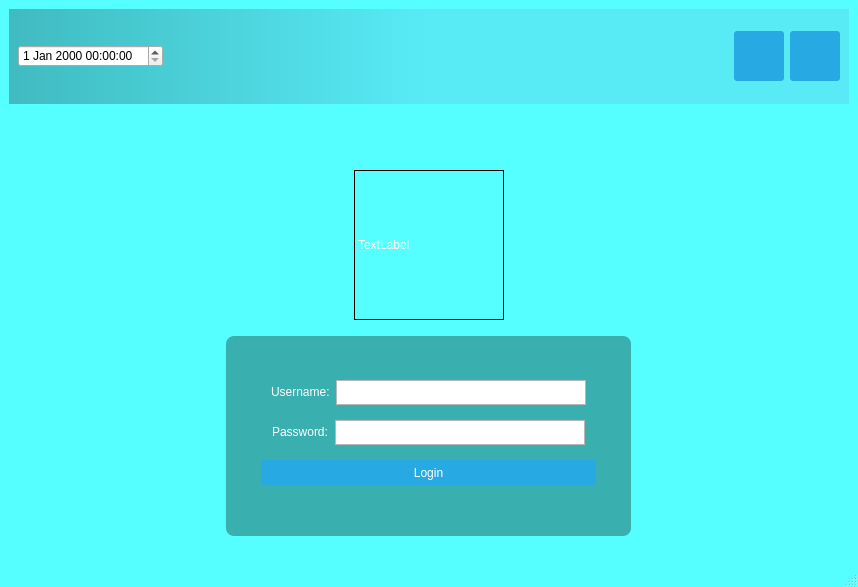
<?xml version="1.0" encoding="UTF-8"?>
<ui version="4.0">
 <class>MainWindow</class>
 <widget class="QMainWindow" name="MainWindow">
  <property name="windowModality">
   <enum>Qt::NonModal</enum>
  </property>
  <property name="geometry">
   <rect>
    <x>0</x>
    <y>0</y>
    <width>858</width>
    <height>587</height>
   </rect>
  </property>
  <property name="windowTitle">
   <string>MainWindow</string>
  </property>
  <property name="styleSheet">
   <string notr="true">#loginForm 
{
	background: rgba(0, 0, 0, 80);
	border-radius: 8px;
}

#MainWindow
{
	background: green; 
	background-color: rgb(85, 255, 255);
}

#topPanel 
{
	background-color: qlineargradient(spread:pad, x1:0.5, y1:0, x2:0, y2:0, stop:0 rgba(91, 204, 233, 100), stop:1 rgba(32, 80, 96, 100));
}

QLabel 
{
	color: white;
}

QLineEdit
{
	border-radius: 3px;
}

QPushButton
{
	color: white;
	background-color: #27a9e3;
	border-witdh: 0px;
	border-radius: 3px;
}

QPushButton:hover {background-color: #66c011;}
</string>
  </property>
  <widget class="QWidget" name="centralwidget">
   <layout class="QVBoxLayout" name="verticalLayout">
    <item>
     <widget class="QWidget" name="topPanel" native="true">
      <property name="sizePolicy">
       <sizepolicy hsizetype="Expanding" vsizetype="Expanding">
        <horstretch>0</horstretch>
        <verstretch>0</verstretch>
       </sizepolicy>
      </property>
      <property name="styleSheet">
       <string notr="true">font: 11pt &quot;Verdana&quot;;

</string>
      </property>
      <layout class="QHBoxLayout" name="horizontalLayout">
       <item>
        <widget class="QDateTimeEdit" name="dateTimeEdit"/>
       </item>
       <item>
        <spacer name="horizontalSpacer">
         <property name="orientation">
          <enum>Qt::Horizontal</enum>
         </property>
         <property name="sizeHint" stdset="0">
          <size>
           <width>40</width>
           <height>20</height>
          </size>
         </property>
        </spacer>
       </item>
       <item>
        <widget class="QPushButton" name="btnOne">
         <property name="minimumSize">
          <size>
           <width>50</width>
           <height>50</height>
          </size>
         </property>
         <property name="styleSheet">
          <string notr="true">
color: rgb(255, 255, 0);
</string>
         </property>
         <property name="text">
          <string/>
         </property>
        </widget>
       </item>
       <item>
        <widget class="QPushButton" name="btnTwo">
         <property name="minimumSize">
          <size>
           <width>50</width>
           <height>50</height>
          </size>
         </property>
         <property name="text">
          <string/>
         </property>
        </widget>
       </item>
      </layout>
     </widget>
    </item>
    <item>
     <spacer name="verticalSpacer_3">
      <property name="orientation">
       <enum>Qt::Vertical</enum>
      </property>
      <property name="sizeType">
       <enum>QSizePolicy::Fixed</enum>
      </property>
      <property name="sizeHint" stdset="0">
       <size>
        <width>20</width>
        <height>60</height>
       </size>
      </property>
     </spacer>
    </item>
    <item>
     <layout class="QHBoxLayout">
      <item>
       <widget class="QLabel" name="label">
        <property name="sizePolicy">
         <sizepolicy hsizetype="Fixed" vsizetype="Fixed">
          <horstretch>0</horstretch>
          <verstretch>0</verstretch>
         </sizepolicy>
        </property>
        <property name="minimumSize">
         <size>
          <width>150</width>
          <height>150</height>
         </size>
        </property>
        <property name="styleSheet">
         <string notr="true">border: 1px solid;</string>
        </property>
        <property name="text">
         <string>TextLabel</string>
        </property>
       </widget>
      </item>
     </layout>
    </item>
    <item>
     <spacer name="verticalSpacer_4">
      <property name="orientation">
       <enum>Qt::Vertical</enum>
      </property>
      <property name="sizeType">
       <enum>QSizePolicy::Fixed</enum>
      </property>
      <property name="sizeHint" stdset="0">
       <size>
        <width>5</width>
        <height>10</height>
       </size>
      </property>
     </spacer>
    </item>
    <item>
     <layout class="QHBoxLayout" name="horizontalLayout_2">
      <property name="topMargin">
       <number>0</number>
      </property>
      <item>
       <widget class="QWidget" name="loginForm" native="true">
        <property name="sizePolicy">
         <sizepolicy hsizetype="Fixed" vsizetype="Fixed">
          <horstretch>0</horstretch>
          <verstretch>0</verstretch>
         </sizepolicy>
        </property>
        <property name="minimumSize">
         <size>
          <width>350</width>
          <height>200</height>
         </size>
        </property>
        <property name="styleSheet">
         <string notr="true"/>
        </property>
        <layout class="QVBoxLayout" name="verticalLayout_2">
         <property name="leftMargin">
          <number>35</number>
         </property>
         <property name="topMargin">
          <number>35</number>
         </property>
         <property name="rightMargin">
          <number>35</number>
         </property>
         <property name="bottomMargin">
          <number>35</number>
         </property>
         <item>
          <layout class="QHBoxLayout" name="horizontalLayout_4">
           <property name="spacing">
            <number>6</number>
           </property>
           <property name="leftMargin">
            <number>10</number>
           </property>
           <property name="rightMargin">
            <number>10</number>
           </property>
           <item>
            <widget class="QLabel" name="label_3">
             <property name="sizePolicy">
              <sizepolicy hsizetype="Fixed" vsizetype="Fixed">
               <horstretch>0</horstretch>
               <verstretch>0</verstretch>
              </sizepolicy>
             </property>
             <property name="styleSheet">
              <string notr="true">font: 11pt &quot;Verdana&quot;;</string>
             </property>
             <property name="text">
              <string>Username:</string>
             </property>
            </widget>
           </item>
           <item>
            <widget class="QTextEdit" name="txtUsername">
             <property name="sizePolicy">
              <sizepolicy hsizetype="Fixed" vsizetype="Fixed">
               <horstretch>0</horstretch>
               <verstretch>0</verstretch>
              </sizepolicy>
             </property>
             <property name="maximumSize">
              <size>
               <width>250</width>
               <height>25</height>
              </size>
             </property>
             <property name="styleSheet">
              <string notr="true">font: 11pt &quot;Verdana&quot;;</string>
             </property>
             <property name="verticalScrollBarPolicy">
              <enum>Qt::ScrollBarAlwaysOff</enum>
             </property>
            </widget>
           </item>
          </layout>
         </item>
         <item>
          <layout class="QHBoxLayout" name="horizontalLayout_3">
           <property name="leftMargin">
            <number>10</number>
           </property>
           <property name="topMargin">
            <number>0</number>
           </property>
           <property name="rightMargin">
            <number>10</number>
           </property>
           <item>
            <widget class="QLabel" name="label_4">
             <property name="sizePolicy">
              <sizepolicy hsizetype="Fixed" vsizetype="Fixed">
               <horstretch>0</horstretch>
               <verstretch>0</verstretch>
              </sizepolicy>
             </property>
             <property name="styleSheet">
              <string notr="true">font: 11pt &quot;Verdana&quot;;</string>
             </property>
             <property name="text">
              <string>Password:</string>
             </property>
            </widget>
           </item>
           <item>
            <widget class="QTextEdit" name="txtPassword">
             <property name="sizePolicy">
              <sizepolicy hsizetype="Fixed" vsizetype="Fixed">
               <horstretch>0</horstretch>
               <verstretch>0</verstretch>
              </sizepolicy>
             </property>
             <property name="maximumSize">
              <size>
               <width>250</width>
               <height>25</height>
              </size>
             </property>
             <property name="styleSheet">
              <string notr="true">font: 11pt &quot;Verdana&quot;;</string>
             </property>
             <property name="verticalScrollBarPolicy">
              <enum>Qt::ScrollBarAlwaysOff</enum>
             </property>
            </widget>
           </item>
          </layout>
         </item>
         <item>
          <widget class="QPushButton" name="btnLogin">
           <property name="sizePolicy">
            <sizepolicy hsizetype="Minimum" vsizetype="Fixed">
             <horstretch>0</horstretch>
             <verstretch>0</verstretch>
            </sizepolicy>
           </property>
           <property name="minimumSize">
            <size>
             <width>0</width>
             <height>25</height>
            </size>
           </property>
           <property name="text">
            <string>Login</string>
           </property>
          </widget>
         </item>
         <item>
          <spacer name="verticalSpacer_2">
           <property name="orientation">
            <enum>Qt::Vertical</enum>
           </property>
           <property name="sizeType">
            <enum>QSizePolicy::Fixed</enum>
           </property>
           <property name="sizeHint" stdset="0">
            <size>
             <width>20</width>
             <height>5</height>
            </size>
           </property>
          </spacer>
         </item>
        </layout>
       </widget>
      </item>
     </layout>
    </item>
    <item>
     <spacer name="verticalSpacer">
      <property name="orientation">
       <enum>Qt::Vertical</enum>
      </property>
      <property name="sizeType">
       <enum>QSizePolicy::Fixed</enum>
      </property>
      <property name="sizeHint" stdset="0">
       <size>
        <width>20</width>
        <height>20</height>
       </size>
      </property>
     </spacer>
    </item>
   </layout>
  </widget>
  <widget class="QMenuBar" name="menubar">
   <property name="geometry">
    <rect>
     <x>0</x>
     <y>0</y>
     <width>858</width>
     <height>22</height>
    </rect>
   </property>
  </widget>
  <widget class="QStatusBar" name="statusbar"/>
 </widget>
 <resources/>
 <connections/>
</ui>
